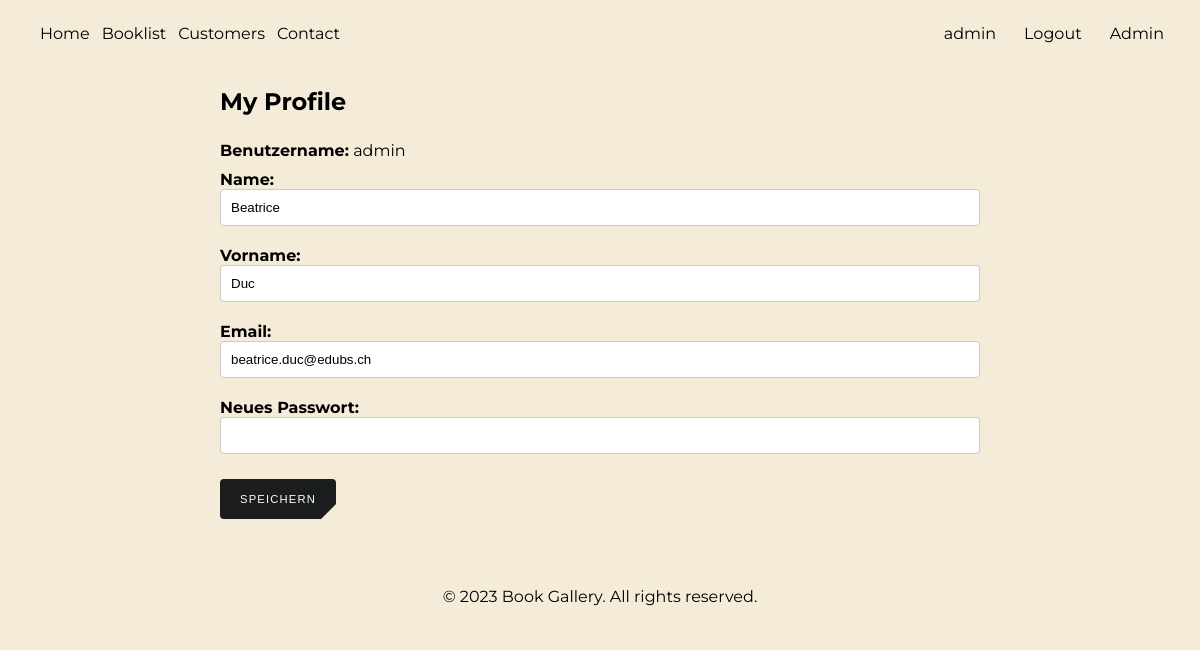
Page /profile.php (signed in) on the committed database.
### tables this page shows
CREATE TABLE `benutzer` (
  `ID` int(10) UNSIGNED NOT NULL,
  `benutzername` varchar(45) NOT NULL,
  `name` varchar(100) NOT NULL,
  `vorname` varchar(100) NOT NULL,
  `passwort` varchar(255) NOT NULL,
  `email` varchar(255) DEFAULT NULL,
  `admin` tinyint(1) DEFAULT NULL
);

### profile.php (the view, shortened to what this page needs)
<?php
include 'db_config.php';
$benutzername = $_SESSION['benutzername'];
$sql = "SELECT * FROM benutzer WHERE benutzername = '$benutzername'";
$result = $conn->query($sql);
$userData = $result->fetch_assoc();
?>
<!DOCTYPE html>
<html lang="en">
<head>
  <link rel="stylesheet" href="css/styles.css">
</head>
<body>
<nav>
  <ul>
    <li><a href="index.php">Home</a></li>
    <li><a href="booklist.php">Booklist</a></li>
    <li><a href="customers.php">Customers</a></li>
    <li><a href="contact.php">Contact</a></li>
    <div class="auth-links">
    <?php
      if (isset($_SESSION['loggedin']) && $_SESSION['loggedin']):
    ?>
      <li><a href="profile.php"><?php echo htmlspecialchars($_SESSION['benutzername']); ?></a></li>
      <li><a href="logout.php">Logout</a></li>
      <li><a href="admin.php">Admin</a></li>
    <?php else: ?>
      <li><a href="signup.php">Sign Up</a></li>
      <li><a href="login.php">Login</a></li>
    <?php endif; ?>
    </div>
  </ul>
</nav>
<div class="profile-container">
  <h1 class="profile-title">My Profile</h1>
  <?php if(isset($userData)): ?>
    <div class="profile-info">
      <form id="profileForm" action="" method="POST">
        <p><strong>Benutzername:</strong> <?php echo htmlspecialchars($userData['benutzername']); ?></p>
        <p><strong>Name:</strong> <input type="text" name="name" value="<?php echo htmlspecialchars($userData['name']); ?>" class="profile-input"></p>
        <p><strong>Vorname:</strong> <input type="text" name="vorname" value="<?php echo htmlspecialchars($userData['vorname']); ?>" class="profile-input"></p>
        <p><strong>Email:</strong> <input type="email" name="email" value="<?php echo htmlspecialchars($userData['email']); ?>" class="profile-input"></p>
        <p><strong>Neues Passwort:</strong> <input type="password" name="passwort" class="profile-input"></p>
        <button type="submit" class="profile-button">Speichern</button>
      </form>
    </div>
  <?php endif; ?>
</div>
<footer>
    <p>&copy; <?php echo date('Y'); ?> Book Gallery. All rights reserved.</p>
</footer>
</body>
</html>

### css/styles.css (style rules this page uses)
* { margin: 0; padding: 0; box-sizing: border-box; color: #000000; }
body { font-family: "Montserrat", sans-serif; background-color: #F4EBD9 ; }
nav { background-color: #F4EBD9; padding: 1rem; padding: 2%; border-radius: 10px; }
nav a { color: #000000; text-decoration: none; }
nav ul li { margin-right: 12px; }
nav ul { display: flex; justify-content: flex-start; align-items: center; margin-left: 1em; list-style-type: none; }
nav .auth-links { display: flex; margin-left: auto; }
nav .auth-links li { margin-left: 1em; }
button { border-radius: .25rem; text-transform: uppercase; font-style: normal; font-weight: 400; padding-left: 25px; padding-right: 25px; margin-top: 10px; color: #fff; -webkit-clip-path: polygon(0 0,0 0,100% 0,100% 0,100% calc(100% - 15px),calc(100% - 15px) 100%,15px 100%,0 100%); clip-path: polygon(0 0,0 0,100% 0,100% 0,100% calc(100% - 15px),calc(100% - 15px) 100%,15px 100%,0 100%); height: 40px; font-size: 0.7rem; line-height: 14px; letter-spacing: 1.2px; transition: .2s .1s; background-image: linear-gradient(90deg,#1c1c1c,#1b1e1e); border: 0 solid; overflow: hidden; }
footer { background-color: #333; padding: 1rem; text-align: center; margin-top: 2rem; }
footer { background-color: #F4EBD9; color: #fff; padding-top: 1rem; text-align: center; }
.profile-info p { margin: 0; padding: 5px 0; }
.profile-info strong { font-weight: bold; }
.profile-container { max-width: 800px; margin: 0 auto; padding: 20px; }
.profile-title { font-size: 24px; margin-bottom: 20px; }
.profile-input { width: 100%; padding: 10px; margin-bottom: 10px; border-radius: 4px; border: 1px solid #ccc; }
.profile-button { padding: 10px 20px; background-color: #4caf50; color: #fff; border: none; border-radius: 4px; cursor: pointer; }

### rows in the picture
benutzer: benutzername "admin", name "Beatrice", vorname "Duc", email "beatrice.duc@edubs.ch"

### other values in the picture
$_SESSION['benutzername'] "admin"
